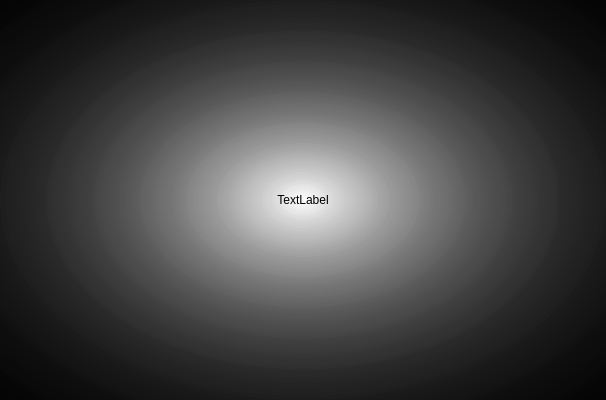
<?xml version="1.0" encoding="UTF-8"?>
<ui version="4.0">
 <class>MainWindow</class>
 <widget class="QMainWindow" name="MainWindow">
  <property name="geometry">
   <rect>
    <x>0</x>
    <y>0</y>
    <width>606</width>
    <height>400</height>
   </rect>
  </property>
  <property name="sizePolicy">
   <sizepolicy hsizetype="Fixed" vsizetype="Fixed">
    <horstretch>0</horstretch>
    <verstretch>0</verstretch>
   </sizepolicy>
  </property>
  <property name="windowTitle">
   <string>MainWindow</string>
  </property>
  <property name="windowIcon">
   <iconset resource="resources.qrc">
    <normaloff>:/icon.png</normaloff>:/icon.png</iconset>
  </property>
  <property name="styleSheet">
   <string notr="true">background-color: qradialgradient(spread:pad, cx:0.5, cy:0.5, radius:2, fx:0.5, fy:0.5, stop:0 rgba(255, 255, 255, 10), stop:0.384181 rgba(0, 0, 0, 212));
</string>
  </property>
  <widget class="QWidget" name="centralWidget">
   <layout class="QVBoxLayout" name="verticalLayout">
    <property name="spacing">
     <number>0</number>
    </property>
    <property name="leftMargin">
     <number>0</number>
    </property>
    <property name="topMargin">
     <number>0</number>
    </property>
    <property name="rightMargin">
     <number>0</number>
    </property>
    <property name="bottomMargin">
     <number>0</number>
    </property>
    <item>
     <layout class="QHBoxLayout" name="horizontalLayout">
      <property name="spacing">
       <number>0</number>
      </property>
      <item>
       <spacer name="horizontalSpacer">
        <property name="orientation">
         <enum>Qt::Horizontal</enum>
        </property>
        <property name="sizeHint" stdset="0">
         <size>
          <width>40</width>
          <height>20</height>
         </size>
        </property>
       </spacer>
      </item>
      <item>
       <widget class="MyLabel" name="close">
        <property name="sizePolicy">
         <sizepolicy hsizetype="Minimum" vsizetype="Minimum">
          <horstretch>0</horstretch>
          <verstretch>0</verstretch>
         </sizepolicy>
        </property>
        <property name="minimumSize">
         <size>
          <width>50</width>
          <height>50</height>
         </size>
        </property>
        <property name="styleSheet">
         <string notr="true">background-color: rgba(0, 0, 0, 0);
color: rgb(255, 255, 255);</string>
        </property>
        <property name="text">
         <string/>
        </property>
        <property name="pixmap">
         <pixmap resource="resources.qrc">:/close.png</pixmap>
        </property>
       </widget>
      </item>
     </layout>
    </item>
    <item>
     <widget class="QLabel" name="label">
      <property name="sizePolicy">
       <sizepolicy hsizetype="MinimumExpanding" vsizetype="MinimumExpanding">
        <horstretch>0</horstretch>
        <verstretch>0</verstretch>
       </sizepolicy>
      </property>
      <property name="styleSheet">
       <string notr="true">background-color: rgba(255, 255, 255, 0);</string>
      </property>
      <property name="text">
       <string>TextLabel</string>
      </property>
      <property name="alignment">
       <set>Qt::AlignCenter</set>
      </property>
     </widget>
    </item>
    <item>
     <layout class="QHBoxLayout" name="horizontalLayout_2">
      <item>
       <spacer name="horizontalSpacer_2">
        <property name="orientation">
         <enum>Qt::Horizontal</enum>
        </property>
        <property name="sizeHint" stdset="0">
         <size>
          <width>40</width>
          <height>20</height>
         </size>
        </property>
       </spacer>
      </item>
      <item>
       <widget class="MyLabel" name="zoomin">
        <property name="sizePolicy">
         <sizepolicy hsizetype="Minimum" vsizetype="Minimum">
          <horstretch>0</horstretch>
          <verstretch>0</verstretch>
         </sizepolicy>
        </property>
        <property name="minimumSize">
         <size>
          <width>50</width>
          <height>50</height>
         </size>
        </property>
        <property name="styleSheet">
         <string notr="true">background-color: rgba(0, 0, 0, 0);
color: rgb(255, 255, 255);</string>
        </property>
        <property name="text">
         <string/>
        </property>
        <property name="pixmap">
         <pixmap resource="resources.qrc">:/zoomin.png</pixmap>
        </property>
       </widget>
      </item>
      <item>
       <widget class="MyLabel" name="zoomout">
        <property name="sizePolicy">
         <sizepolicy hsizetype="Minimum" vsizetype="Minimum">
          <horstretch>0</horstretch>
          <verstretch>0</verstretch>
         </sizepolicy>
        </property>
        <property name="minimumSize">
         <size>
          <width>50</width>
          <height>50</height>
         </size>
        </property>
        <property name="styleSheet">
         <string notr="true">background-color: rgba(0, 0, 0, 0);
color: rgb(255, 255, 255);</string>
        </property>
        <property name="text">
         <string/>
        </property>
        <property name="pixmap">
         <pixmap resource="resources.qrc">:/zoomout.png</pixmap>
        </property>
       </widget>
      </item>
      <item>
       <spacer name="horizontalSpacer_3">
        <property name="orientation">
         <enum>Qt::Horizontal</enum>
        </property>
        <property name="sizeHint" stdset="0">
         <size>
          <width>40</width>
          <height>20</height>
         </size>
        </property>
       </spacer>
      </item>
     </layout>
    </item>
   </layout>
  </widget>
 </widget>
 <layoutdefault spacing="6" margin="11"/>
 <customwidgets>
  <customwidget>
   <class>MyLabel</class>
   <extends>QLabel</extends>
   <header location="global">mylabel.h</header>
   <slots>
    <signal>clicked()</signal>
    <signal>hover()</signal>
   </slots>
  </customwidget>
 </customwidgets>
 <resources>
  <include location="resources.qrc"/>
 </resources>
 <connections/>
</ui>
